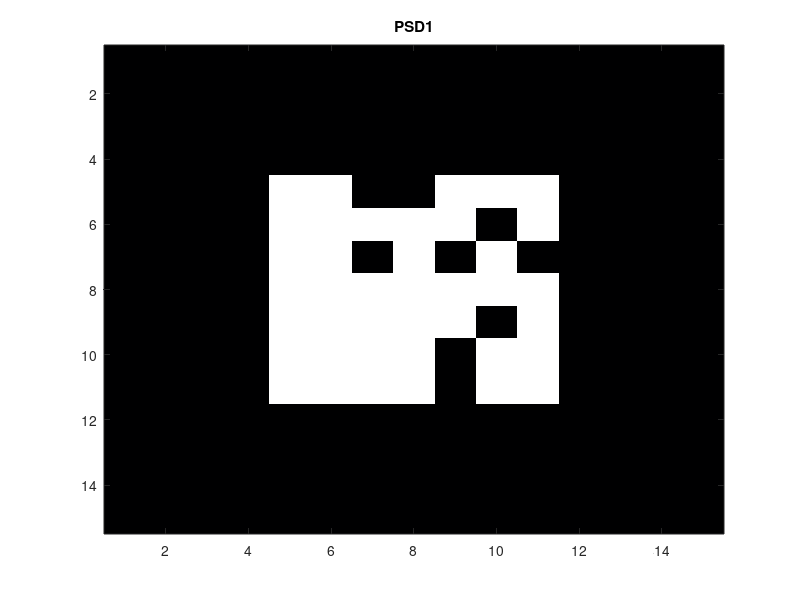
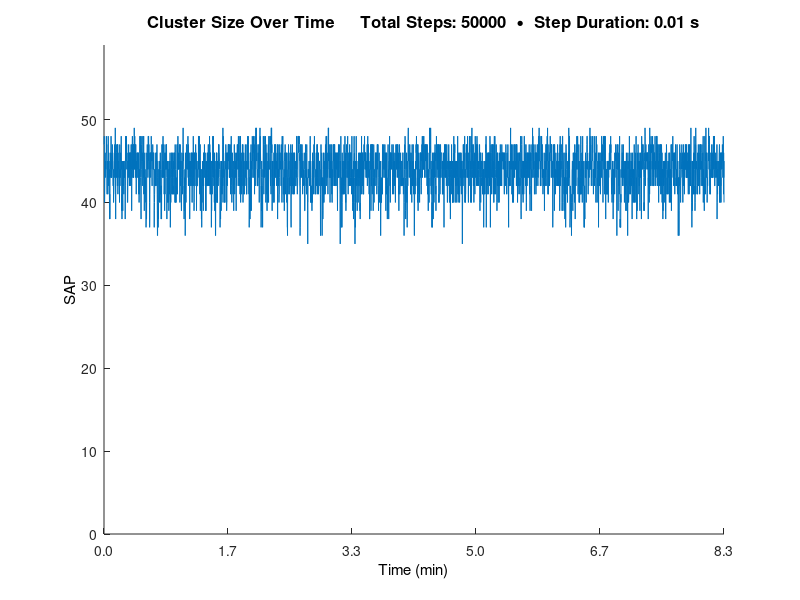

Write the MATLAB code that produced these figures, in order.
function [] = SimpleSAP()
clc, close all, clear all

NSteps = 50000;
dT = .01;
datarate = 10;
viewTime = 100;
pauseTime = .0;


% Interesting Parameters:
%{
% Brads Longest Lasting (dT=1.0)
B = 80;
Le = 1.21;
rho = 0.9;		
r = 10;
mu = .15;

% Shouval (dT=0.01)
B = 60;
Le = 1.2;
rho = 0.95;		
r = 10;
mu = .9;
%}

Csave = zeros(1,(NSteps/datarate));

hkMask=[0 1 0; 1 0 1; 0 1 0];
S=padarray(ones(7),[4 4], 0);
B = 50;			% hi = shrink
Le = 1.5;		% hi = shrink
rho = 0.95;		% hi = grow
r = 10;			% hi = grow
mu = 1;		% hi = shrink
%-------------------------------%
for stepN = 1:NSteps
%-------------------------------%
% Pen = (S) * mu * dT
% Pex = 1/(1+exp(-B*hk))
% Pkex = (1-S) ( rho * r * dT * Pex)
% 
% hk:	cluster force (2D field mask:Mx convelution)
% Le:	repulsion constant (lattice repulsion force)	[hi = shrink]
% Lhk:	(cluster force) - (repulsion constant)
% B:	slope of Pex(Lhk) function						[hi = shrink]
% rho:	probability an endo pool sap is available		[hi = grow]
% r:	transition rate from endo to empty site			[hi = grow]
% dT:	time-step interval
% mu:	internalization rate							[hi = shrink]
% S:	Surface SAP matrix (Soc:occupied | Snoc:not occupied)
%-------------------------------%

Pmx = rand(size(S));
Soc = (S>0);

hk = convn(Soc,hkMask,'same');
Lhk = hk-Le;

Pen = (Soc) .* mu * dT;
Pex = 1 ./ (1+exp((-1*B)*Lhk));
Pkex = (1-Soc) .* ( rho * r * dT * Pex );

Sen = (Pen>Pmx);
Sex = (Pkex>Pmx);

S = (Soc-Sen) + Sex;

%------------------------%
% if mod(stepN, 4000) == 0; keyboard; end;
CSen(stepN) = numel(find(Sen));
CSex(stepN) = numel(find(Sex));
% CSex(stepN) = numel(find(Soc))-numel(find(Sex));
%------------------------%

if mod(stepN, viewTime) == 0
PlotClusFun1(S);
pause(pauseTime);
end

if mod(stepN, datarate) == 0
Csave(stepN/datarate) = sum(S(:));
end

if sum(S) < 1
PlotCsave(Csave,datarate,dT,stepN,NSteps)
Nenex(NSteps,stepN,dT,CSen,CSex)
return;
end


%-------------------------------%
end % end main loop
%-------------------------------%

PlotCsave(Csave,datarate,dT,stepN,NSteps)
% 	set(gcf, 'PaperPositionMode', 'auto');
% 	print -depsc2 -tiff SClusterPlot


Nenex(NSteps,stepN,dT,CSen,CSex)



%---------------------------------------%
end % end main function
%---------------------------------------%



function [] = PlotClusFun1(S)
%-------------------------------------------%
	figure(1);
	imagesc(S);
    colormap('bone')
    title('2D Particle Map');
    title('PSD1');
end


function [] = PlotCsave(Csave,datarate,dT,stepN,NSteps)
%-------------------------------------------%
	figure(2); hold on;
	plot(Csave)
	set(get(gca,'XLabel'),'String','Time (min)')
	set(get(gca,'YLabel'),'String','SAP')
	set(gca,'YLim',[0 (max(Csave)+10)])
	xt = (get(gca,'XTick'))*datarate*(dT)/(60);
	set(gca,'XTickLabel', sprintf('%.1f|',xt));
	SAPtitle = title(['    Cluster Size Over Time '...
	'    Total Steps: ' num2str(NSteps)...
	'  \bullet  Step Duration: ' num2str(dT) ' s']);
	set(SAPtitle, 'FontSize', 12);
	
	
disp('This cluster lasted...')
disp(['seconds: ' num2str(stepN*dT)])
disp(['minutes: ' num2str(stepN*dT/60)])
disp(['hours: ' num2str(stepN*dT/60/60)])
disp(['days: ' num2str(stepN*dT/60/60/24)])
end


function [] = Nenex(NSteps,stepN,dT,CSen,CSex)

disp([ 'time step was: ' num2str(dT) ])

disp([ num2str(sum(CSen)/(stepN)) ' S.en per step' ])
disp([ num2str(sum(CSex)/(stepN)) ' S.ex per step' ])

enPERstep = sum(CSen)/(stepN);
LifeRatio = stepN / enPERstep;

disp([ num2str(LifeRatio) ' Cluster Lifetime : SAP Lifetime' ])


% disp([ num2str((stepN)/sum(CSen)) ' steps between S.en' ])
% disp([ num2str((stepN)/sum(CSex)) ' steps between S.ex' ])

% disp([ num2str(sum(CSen)/(stepN)*60*60) ' S.en per step' ])
% disp([ num2str(sum(CSex)/(stepN)*60*60) ' S.ex per step' ])

% disp([ num2str(sum(CSen)/(stepN*dT)) ' S.en per second' ])
% disp([ num2str(sum(CSex)/(stepN*dT)) ' S.ex per second' ])

% disp([ num2str((stepN*dT)/sum(CSen)) ' seconds between S.en' ])
% disp([ num2str((stepN*dT)/sum(CSex)) ' seconds between S.ex' ])

end


% Fold and Save These
%{
Pmx = rand(size(S));
Soc = (S>0);

hk = convn(Soc,hkMask,'same');
Lhk = Le - hk;
% Lhk = hk-Le;

Pen = Soc .* (1-exp(-mu*dT));
Pex = 1 ./ (1+exp(B*Lhk));
Pkex = (1-Soc) .* ( rho * r * dT * Pex );

Sex = (Pkex>Pmx);
Sen = (Pen>Pmx);

S = (Soc-Sen) .* S + Sex;
%}
%{
Pmx = rand(size(S));
Soc = (S>0);

hk = convn(Soc,hkMask,'same');
% Lhk = Le - hk;
Lhk = hk-Le;

Pen = (Soc) .* mu * dT;
Pex = 1 ./ (1+exp((-1*B)*Lhk));
Pkex = (1-Soc) .* ( rho * r * dT * Pex );

Sen = (Pen>Pmx);
Sex = (Pkex>Pmx);

S = (Soc-Sen) .* S + Sex;
%}
%{
%% See what Beta and Le does to the slope:
clc, close all, clear all
Le = 1.5;
Lhk = (0:4) - Le;
B = 1:10:50;

for i = 1:5
Pex(i,:) = 1 ./ (1 + exp(-B .* Lhk(i) ) );
end

figure(1)
plot(Lhk,Pex)
xt = (get(gca,'XTick'))+Le;
set(gca,'XTickLabel', sprintf('%.1f|',xt))
%%
%}

